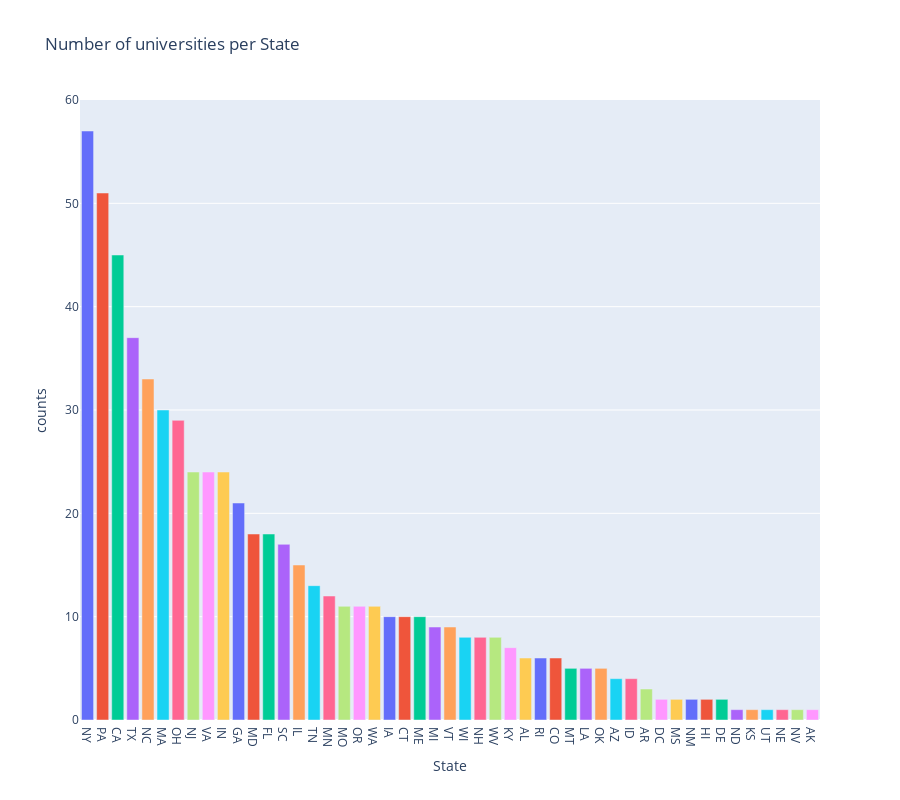

The notebook cell saved with this chart:
### Markdown cell above
The R-squared is not very high at only 0.439, but both coefficients have p-values way below 5% which indicates the linear relationship is statistically significant.

### Code cell
schoolsPerState = data.groupby("State").size().reset_index(name='counts').sort_values("counts",ascending=False)

fig = px.bar(schoolsPerState, y='counts', x='State', color="State",
             title='Number of universities per State',
             width=900, height=800).update_layout(showlegend=False)
fig.show()

### Figure 1 — Plotly figure (JSON) as saved in the notebook; plotly's stock layout.template omitted (floating-point values rounded to 4 significant figures)
{"data": [{"alignmentgroup": "True", "hovertemplate": "State=%{x}<br>counts=%{y}<extra></extra>", "legendgroup": "NY", "marker": {"color": "#636efa", "pattern": {"shape": ""}}, "name": "NY", "offsetgroup": "NY", "orientation": "v", "showlegend": true, "textposition": "auto", "type": "bar", "x": ["NY"], "xaxis": "x", "y": [57], "yaxis": "y"}, {"alignmentgroup": "True", "hovertemplate": "State=%{x}<br>counts=%{y}<extra></extra>", "legendgroup": "PA", "marker": {"color": "#EF553B", "pattern": {"shape": ""}}, "name": "PA", "offsetgroup": "PA", "orientation": "v", "showlegend": true, "textposition": "auto", "type": "bar", "x": ["PA"], "xaxis": "x", "y": [51], "yaxis": "y"}, {"alignmentgroup": "True", "hovertemplate": "State=%{x}<br>counts=%{y}<extra></extra>", "legendgroup": "CA", "marker": {"color": "#00cc96", "pattern": {"shape": ""}}, "name": "CA", "offsetgroup": "CA", "orientation": "v", "showlegend": true, "textposition": "auto", "type": "bar", "x": ["CA"], "xaxis": "x", "y": [45], "yaxis": "y"}, {"alignmentgroup": "True", "hovertemplate": "State=%{x}<br>counts=%{y}<extra></extra>", "legendgroup": "TX", "marker": {"color": "#ab63fa", "pattern": {"shape": ""}}, "name": "TX", "offsetgroup": "TX", "orientation": "v", "showlegend": true, "textposition": "auto", "type": "bar", "x": ["TX"], "xaxis": "x", "y": [37], "yaxis": "y"}, {"alignmentgroup": "True", "hovertemplate": "State=%{x}<br>counts=%{y}<extra></extra>", "legendgroup": "NC", "marker": {"color": "#FFA15A", "pattern": {"shape": ""}}, "name": "NC", "offsetgroup": "NC", "orientation": "v", "showlegend": true, "textposition": "auto", "type": "bar", "x": ["NC"], "xaxis": "x", "y": [33], "yaxis": "y"}, {"alignmentgroup": "True", "hovertemplate": "State=%{x}<br>counts=%{y}<extra></extra>", "legendgroup": "MA", "marker": {"color": "#19d3f3", "pattern": {"shape": ""}}, "name": "MA", "offsetgroup": "MA", "orientation": "v", "showlegend": true, "textposition": "auto", "type": "bar", "x": ["MA"], "xaxis": "x", "y": [30], "yaxis": "y"}, {"alignmentgroup": "True", "hovertemplate": "State=%{x}<br>counts=%{y}<extra></extra>", "legendgroup": "OH", "marker": {"color": "#FF6692", "pattern": {"shape": ""}}, "name": "OH", "offsetgroup": "OH", "orientation": "v", "showlegend": true, "textposition": "auto", "type": "bar", "x": ["OH"], "xaxis": "x", "y": [29], "yaxis": "y"}, {"alignmentgroup": "True", "hovertemplate": "State=%{x}<br>counts=%{y}<extra></extra>", "legendgroup": "NJ", "marker": {"color": "#B6E880", "pattern": {"shape": ""}}, "name": "NJ", "offsetgroup": "NJ", "orientation": "v", "showlegend": true, "textposition": "auto", "type": "bar", "x": ["NJ"], "xaxis": "x", "y": [24], "yaxis": "y"}, {"alignmentgroup": "True", "hovertemplate": "State=%{x}<br>counts=%{y}<extra></extra>", "legendgroup": "VA", "marker": {"color": "#FF97FF", "pattern": {"shape": ""}}, "name": "VA", "offsetgroup": "VA", "orientation": "v", "showlegend": true, "textposition": "auto", "type": "bar", "x": ["VA"], "xaxis": "x", "y": [24], "yaxis": "y"}, {"alignmentgroup": "True", "hovertemplate": "State=%{x}<br>counts=%{y}<extra></extra>", "legendgroup": "IN", "marker": {"color": "#FECB52", "pattern": {"shape": ""}}, "name": "IN", "offsetgroup": "IN", "orientation": "v", "showlegend": true, "textposition": "auto", "type": "bar", "x": ["IN"], "xaxis": "x", "y": [24], "yaxis": "y"}, {"alignmentgroup": "True", "hovertemplate": "State=%{x}<br>counts=%{y}<extra></extra>", "legendgroup": "GA", "marker": {"color": "#636efa", "pattern": {"shape": ""}}, "name": "GA", "offsetgroup": "GA", "orientation": "v", "showlegend": true, "textposition": "auto", "type": "bar", "x": ["GA"], "xaxis": "x", "y": [21], "yaxis": "y"}, {"alignmentgroup": "True", "hovertemplate": "State=%{x}<br>counts=%{y}<extra></extra>", "legendgroup": "MD", "marker": {"color": "#EF553B", "pattern": {"shape": ""}}, "name": "MD", "offsetgroup": "MD", "orientation": "v", "showlegend": true, "textposition": "auto", "type": "bar", "x": ["MD"], "xaxis": "x", "y": [18], "yaxis": "y"}, {"alignmentgroup": "True", "hovertemplate": "State=%{x}<br>counts=%{y}<extra></extra>", "legendgroup": "FL", "marker": {"color": "#00cc96", "pattern": {"shape": ""}}, "name": "FL", "offsetgroup": "FL", "orientation": "v", "showlegend": true, "textposition": "auto", "type": "bar", "x": ["FL"], "xaxis": "x", "y": [18], "yaxis": "y"}, {"alignmentgroup": "True", "hovertemplate": "State=%{x}<br>counts=%{y}<extra></extra>", "legendgroup": "SC", "marker": {"color": "#ab63fa", "pattern": {"shape": ""}}, "name": "SC", "offsetgroup": "SC", "orientation": "v", "showlegend": true, "textposition": "auto", "type": "bar", "x": ["SC"], "xaxis": "x", "y": [17], "yaxis": "y"}, {"alignmentgroup": "True", "hovertemplate": "State=%{x}<br>counts=%{y}<extra></extra>", "legendgroup": "IL", "marker": {"color": "#FFA15A", "pattern": {"shape": ""}}, "name": "IL", "offsetgroup": "IL", "orientation": "v", "showlegend": true, "textposition": "auto", "type": "bar", "x": ["IL"], "xaxis": "x", "y": [15], "yaxis": "y"}, {"alignmentgroup": "True", "hovertemplate": "State=%{x}<br>counts=%{y}<extra></extra>", "legendgroup": "TN", "marker": {"color": "#19d3f3", "pattern": {"shape": ""}}, "name": "TN", "offsetgroup": "TN", "orientation": "v", "showlegend": true, "textposition": "auto", "type": "bar", "x": ["TN"], "xaxis": "x", "y": [13], "yaxis": "y"}, {"alignmentgroup": "True", "hovertemplate": "State=%{x}<br>counts=%{y}<extra></extra>", "legendgroup": "MN", "marker": {"color": "#FF6692", "pattern": {"shape": ""}}, "name": "MN", "offsetgroup": "MN", "orientation": "v", "showlegend": true, "textposition": "auto", "type": "bar", "x": ["MN"], "xaxis": "x", "y": [12], "yaxis": "y"}, {"alignmentgroup": "True", "hovertemplate": "State=%{x}<br>counts=%{y}<extra></extra>", "legendgroup": "MO", "marker": {"color": "#B6E880", "pattern": {"shape": ""}}, "name": "MO", "offsetgroup": "MO", "orientation": "v", "showlegend": true, "textposition": "auto", "type": "bar", "x": ["MO"], "xaxis": "x", "y": [11], "yaxis": "y"}, {"alignmentgroup": "True", "hovertemplate": "State=%{x}<br>counts=%{y}<extra></extra>", "legendgroup": "OR", "marker": {"color": "#FF97FF", "pattern": {"shape": ""}}, "name": "OR", "offsetgroup": "OR", "orientation": "v", "showlegend": true, "textposition": "auto", "type": "bar", "x": ["OR"], "xaxis": "x", "y": [11], "yaxis": "y"}, {"alignmentgroup": "True", "hovertemplate": "State=%{x}<br>counts=%{y}<extra></extra>", "legendgroup": "WA", "marker": {"color": "#FECB52", "pattern": {"shape": ""}}, "name": "WA", "offsetgroup": "WA", "orientation": "v", "showlegend": true, "textposition": "auto", "type": "bar", "x": ["WA"], "xaxis": "x", "y": [11], "yaxis": "y"}, {"alignmentgroup": "True", "hovertemplate": "State=%{x}<br>counts=%{y}<extra></extra>", "legendgroup": "IA", "marker": {"color": "#636efa", "pattern": {"shape": ""}}, "name": "IA", "offsetgroup": "IA", "orientation": "v", "showlegend": true, "textposition": "auto", "type": "bar", "x": ["IA"], "xaxis": "x", "y": [10], "yaxis": "y"}, {"alignmentgroup": "True", "hovertemplate": "State=%{x}<br>counts=%{y}<extra></extra>", "legendgroup": "CT", "marker": {"color": "#EF553B", "pattern": {"shape": ""}}, "name": "CT", "offsetgroup": "CT", "orientation": "v", "showlegend": true, "textposition": "auto", "type": "bar", "x": ["CT"], "xaxis": "x", "y": [10], "yaxis": "y"}, {"alignmentgroup": "True", "hovertemplate": "State=%{x}<br>counts=%{y}<extra></extra>", "legendgroup": "ME", "marker": {"color": "#00cc96", "pattern": {"shape": ""}}, "name": "ME", "offsetgroup": "ME", "orientation": "v", "showlegend": true, "textposition": "auto", "type": "bar", "x": ["ME"], "xaxis": "x", "y": [10], "yaxis": "y"}, {"alignmentgroup": "True", "hovertemplate": "State=%{x}<br>counts=%{y}<extra></extra>", "legendgroup": "MI", "marker": {"color": "#ab63fa", "pattern": {"shape": ""}}, "name": "MI", "offsetgroup": "MI", "orientation": "v", "showlegend": true, "textposition": "auto", "type": "bar", "x": ["MI"], "xaxis": "x", "y": [9], "yaxis": "y"}, {"alignmentgroup": "True", "hovertemplate": "State=%{x}<br>counts=%{y}<extra></extra>", "legendgroup": "VT", "marker": {"color": "#FFA15A", "pattern": {"shape": ""}}, "name": "VT", "offsetgroup": "VT", "orientation": "v", "showlegend": true, "textposition": "auto", "type": "bar", "x": ["VT"], "xaxis": "x", "y": [9], "yaxis": "y"}, {"alignmentgroup": "True", "hovertemplate": "State=%{x}<br>counts=%{y}<extra></extra>", "legendgroup": "WI", "marker": {"color": "#19d3f3", "pattern": {"shape": ""}}, "name": "WI", "offsetgroup": "WI", "orientation": "v", "showlegend": true, "textposition": "auto", "type": "bar", "x": ["WI"], "xaxis": "x", "y": [8], "yaxis": "y"}, {"alignmentgroup": "True", "hovertemplate": "State=%{x}<br>counts=%{y}<extra></extra>", "legendgroup": "NH", "marker": {"color": "#FF6692", "pattern": {"shape": ""}}, "name": "NH", "offsetgroup": "NH", "orientation": "v", "showlegend": true, "textposition": "auto", "type": "bar", "x": ["NH"], "xaxis": "x", "y": [8], "yaxis": "y"}, {"alignmentgroup": "True", "hovertemplate": "State=%{x}<br>counts=%{y}<extra></extra>", "legendgroup": "WV", "marker": {"color": "#B6E880", "pattern": {"shape": ""}}, "name": "WV", "offsetgroup": "WV", "orientation": "v", "showlegend": true, "textposition": "auto", "type": "bar", "x": ["WV"], "xaxis": "x", "y": [8], "yaxis": "y"}, {"alignmentgroup": "True", "hovertemplate": "State=%{x}<br>counts=%{y}<extra></extra>", "legendgroup": "KY", "marker": {"color": "#FF97FF", "pattern": {"shape": ""}}, "name": "KY", "offsetgroup": "KY", "orientation": "v", "showlegend": true, "textposition": "auto", "type": "bar", "x": ["KY"], "xaxis": "x", "y": [7], "yaxis": "y"}, {"alignmentgroup": "True", "hovertemplate": "State=%{x}<br>counts=%{y}<extra></extra>", "legendgroup": "AL", "marker": {"color": "#FECB52", "pattern": {"shape": ""}}, "name": "AL", "offsetgroup": "AL", "orientation": "v", "showlegend": true, "textposition": "auto", "type": "bar", "x": ["AL"], "xaxis": "x", "y": [6], "yaxis": "y"}, {"alignmentgroup": "True", "hovertemplate": "State=%{x}<br>counts=%{y}<extra></extra>", "legendgroup": "RI", "marker": {"color": "#636efa", "pattern": {"shape": ""}}, "name": "RI", "offsetgroup": "RI", "orientation": "v", "showlegend": true, "textposition": "auto", "type": "bar", "x": ["RI"], "xaxis": "x", "y": [6], "yaxis": "y"}, {"alignmentgroup": "True", "hovertemplate": "State=%{x}<br>counts=%{y}<extra></extra>", "legendgroup": "CO", "marker": {"color": "#EF553B", "pattern": {"shape": ""}}, "name": "CO", "offsetgroup": "CO", "orientation": "v", "showlegend": true, "textposition": "auto", "type": "bar", "x": ["CO"], "xaxis": "x", "y": [6], "yaxis": "y"}, {"alignmentgroup": "True", "hovertemplate": "State=%{x}<br>counts=%{y}<extra></extra>", "legendgroup": "MT", "marker": {"color": "#00cc96", "pattern": {"shape": ""}}, "name": "MT", "offsetgroup": "MT", "orientation": "v", "showlegend": true, "textposition": "auto", "type": "bar", "x": ["MT"], "xaxis": "x", "y": [5], "yaxis": "y"}, {"alignmentgroup": "True", "hovertemplate": "State=%{x}<br>counts=%{y}<extra></extra>", "legendgroup": "LA", "marker": {"color": "#ab63fa", "pattern": {"shape": ""}}, "name": "LA", "offsetgroup": "LA", "orientation": "v", "showlegend": true, "textposition": "auto", "type": "bar", "x": ["LA"], "xaxis": "x", "y": [5], "yaxis": "y"}, {"alignmentgroup": "True", "hovertemplate": "State=%{x}<br>counts=%{y}<extra></extra>", "legendgroup": "OK", "marker": {"color": "#FFA15A", "pattern": {"shape": ""}}, "name": "OK", "offsetgroup": "OK", "orientation": "v", "showlegend": true, "textposition": "auto", "type": "bar", "x": ["OK"], "xaxis": "x", "y": [5], "yaxis": "y"}, {"alignmentgroup": "True", "hovertemplate": "State=%{x}<br>counts=%{y}<extra></extra>", "legendgroup": "AZ", "marker": {"color": "#19d3f3", "pattern": {"shape": ""}}, "name": "AZ", "offsetgroup": "AZ", "orientation": "v", "showlegend": true, "textposition": "auto", "type": "bar", "x": ["AZ"], "xaxis": "x", "y": [4], "yaxis": "y"}, {"alignmentgroup": "True", "hovertemplate": "State=%{x}<br>counts=%{y}<extra></extra>", "legendgroup": "ID", "marker": {"color": "#FF6692", "pattern": {"shape": ""}}, "name": "ID", "offsetgroup": "ID", "orientation": "v", "showlegend": true, "textposition": "auto", "type": "bar", "x": ["ID"], "xaxis": "x", "y": [4], "yaxis": "y"}, {"alignmentgroup": "True", "hovertemplate": "State=%{x}<br>counts=%{y}<extra></extra>", "legendgroup": "AR", "marker": {"color": "#B6E880", "pattern": {"shape": ""}}, "name": "AR", "offsetgroup": "AR", "orientation": "v", "showlegend": true, "textposition": "auto", "type": "bar", "x": ["AR"], "xaxis": "x", "y": [3], "yaxis": "y"}, {"alignmentgroup": "True", "hovertemplate": "State=%{x}<br>counts=%{y}<extra></extra>", "legendgroup": "DC", "marker": {"color": "#FF97FF", "pattern": {"shape": ""}}, "name": "DC", "offsetgroup": "DC", "orientation": "v", "showlegend": true, "textposition": "auto", "type": "bar", "x": ["DC"], "xaxis": "x", "y": [2], "yaxis": "y"}, {"alignmentgroup": "True", "hovertemplate": "State=%{x}<br>counts=%{y}<extra></extra>", "legendgroup": "MS", "marker": {"color": "#FECB52", "pattern": {"shape": ""}}, "name": "MS", "offsetgroup": "MS", "orientation": "v", "showlegend": true, "textposition": "auto", "type": "bar", "x": ["MS"], "xaxis": "x", "y": [2], "yaxis": "y"}, {"alignmentgroup": "True", "hovertemplate": "State=%{x}<br>counts=%{y}<extra></extra>", "legendgroup": "NM", "marker": {"color": "#636efa", "pattern": {"shape": ""}}, "name": "NM", "offsetgroup": "NM", "orientation": "v", "showlegend": true, "textposition": "auto", "type": "bar", "x": ["NM"], "xaxis": "x", "y": [2], "yaxis": "y"}, {"alignmentgroup": "True", "hovertemplate": "State=%{x}<br>counts=%{y}<extra></extra>", "legendgroup": "HI", "marker": {"color": "#EF553B", "pattern": {"shape": ""}}, "name": "HI", "offsetgroup": "HI", "orientation": "v", "showlegend": true, "textposition": "auto", "type": "bar", "x": ["HI"], "xaxis": "x", "y": [2], "yaxis": "y"}, {"alignmentgroup": "True", "hovertemplate": "State=%{x}<br>counts=%{y}<extra></extra>", "legendgroup": "DE", "marker": {"color": "#00cc96", "pattern": {"shape": ""}}, "name": "DE", "offsetgroup": "DE", "orientation": "v", "showlegend": true, "textposition": "auto", "type": "bar", "x": ["DE"], "xaxis": "x", "y": [2], "yaxis": "y"}, {"alignmentgroup": "True", "hovertemplate": "State=%{x}<br>counts=%{y}<extra></extra>", "legendgroup": "ND", "marker": {"color": "#ab63fa", "pattern": {"shape": ""}}, "name": "ND", "offsetgroup": "ND", "orientation": "v", "showlegend": true, "textposition": "auto", "type": "bar", "x": ["ND"], "xaxis": "x", "y": [1], "yaxis": "y"}, {"alignmentgroup": "True", "hovertemplate": "State=%{x}<br>counts=%{y}<extra></extra>", "legendgroup": "KS", "marker": {"color": "#FFA15A", "pattern": {"shape": ""}}, "name": "KS", "offsetgroup": "KS", "orientation": "v", "showlegend": true, "textposition": "auto", "type": "bar", "x": ["KS"], "xaxis": "x", "y": [1], "yaxis": "y"}, {"alignmentgroup": "True", "hovertemplate": "State=%{x}<br>counts=%{y}<extra></extra>", "legendgroup": "UT", "marker": {"color": "#19d3f3", "pattern": {"shape": ""}}, "name": "UT", "offsetgroup": "UT", "orientation": "v", "showlegend": true, "textposition": "auto", "type": "bar", "x": ["UT"], "xaxis": "x", "y": [1], "yaxis": "y"}, {"alignmentgroup": "True", "hovertemplate": "State=%{x}<br>counts=%{y}<extra></extra>", "legendgroup": "NE", "marker": {"color": "#FF6692", "pattern": {"shape": ""}}, "name": "NE", "offsetgroup": "NE", "orientation": "v", "showlegend": true, "textposition": "auto", "type": "bar", "x": ["NE"], "xaxis": "x", "y": [1], "yaxis": "y"}, {"alignmentgroup": "True", "hovertemplate": "State=%{x}<br>counts=%{y}<extra></extra>", "legendgroup": "NV", "marker": {"color": "#B6E880", "pattern": {"shape": ""}}, "name": "NV", "offsetgroup": "NV", "orientation": "v", "showlegend": true, "textposition": "auto", "type": "bar", "x": ["NV"], "xaxis": "x", "y": [1], "yaxis": "y"}, {"alignmentgroup": "True", "hovertemplate": "State=%{x}<br>counts=%{y}<extra></extra>", "legendgroup": "AK", "marker": {"color": "#FF97FF", "pattern": {"shape": ""}}, "name": "AK", "offsetgroup": "AK", "orientation": "v", "showlegend": true, "textposition": "auto", "type": "bar", "x": ["AK"], "xaxis": "x", "y": [1], "yaxis": "y"}], "layout": {"barmode": "relative", "height": 800, "legend": {"title": {"text": "State"}, "tracegroupgap": 0}, "showlegend": false, "title": {"text": "Number of universities per State"}, "width": 900, "xaxis": {"anchor": "y", "autorange": true, "categoryarray": ["NY", "PA", "CA", "TX", "NC", "MA", "OH", "NJ", "VA", "IN", "GA", "MD", "FL", "SC", "IL", "TN", "MN", "MO", "OR", "WA", "IA", "CT", "ME", "MI", "VT", "WI", "NH", "WV", "KY", "AL", "RI", "CO", "MT", "LA", "OK", "AZ", "ID", "AR", "DC", "MS", "NM", "HI", "DE", "ND", "KS", "UT", "NE", "NV", "AK"], "categoryorder": "array", "domain": [0, 1], "range": [-0.5, 48.5], "title": {"text": "State"}, "type": "category"}, "yaxis": {"anchor": "x", "autorange": true, "domain": [0, 1], "range": [0, 60], "title": {"text": "counts"}, "type": "linear"}}}
